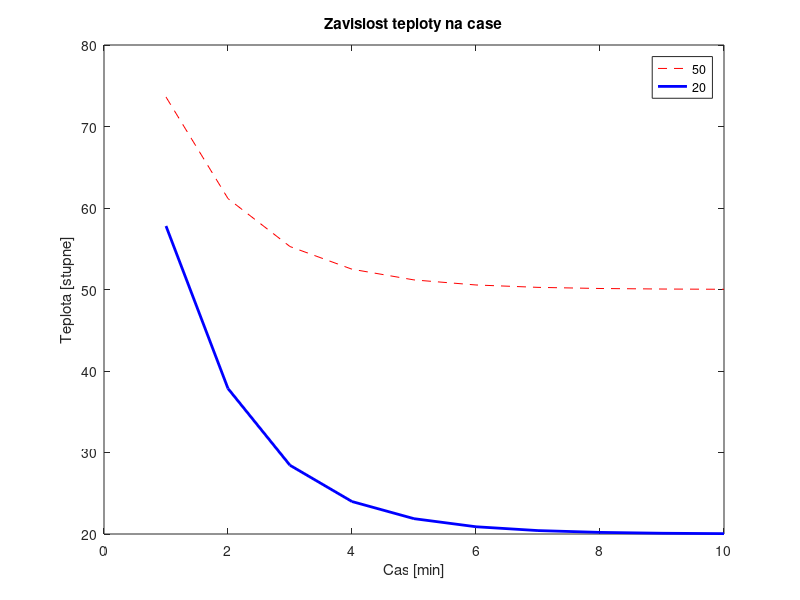
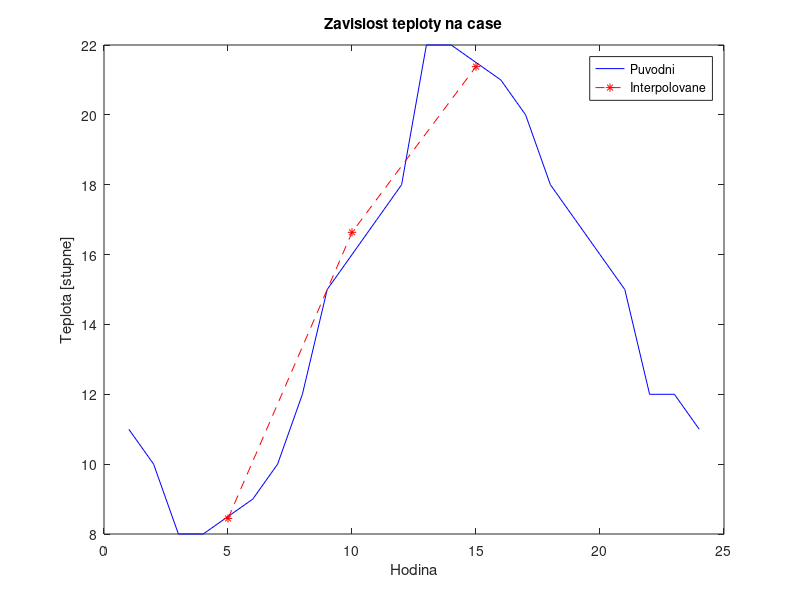

Reproduce these figures in MATLAB, in order. (Note: this script raises an error after producing the figures.)
%% PTV - Zápočet 21.12.2022 - Předtermín

% Úkoly vypracujte přímo do tohoto skriptu. Doporučuji si v průběhu práce
% úkoly, které již máte hotové, zakomentovat. 

%% 1. Práce s maticemi a logické indexování

% a) Vytvořte matici C o velikosti 5x5 obsahující čísla od jedné do 20ti. 

C = randi(20,5);

% b) Vytvořte matici A o velikosti 5x5 obsahující celá čísla od 1 do 25ti.

A = randi(25,5);

% c) Z matice C vyberte pouze prvky, které jsou větší než 10.

C1 = C(C>10)

% d) V matici C nahraďte prvky, které jsou menší než prvky na stejné pozici
% v matici A, nulou.

for i = 1:5
    for j = 1:5
        if C(i,j) < A(i,j)
            C(i,j) = 0;
        end
    end
end

C5 = C;
%% 2. Tvorba funkcí

% a) Vytvořte funkci pro výpočet obsahu nebo obvodu obdélníku.
% Vstupními parametry funkce budou: délky stran (a,b) a parametr určující 
% co funkce vypočítá - obvod ('O') nebo obsah ('S').
% Výstup bude jedna hodnota, dle toho, co si uživatel zvolí (nazvěte libovolně).
% Pozn. Funkci zapište sem do skritpu, nezakládejte nový skrip jak je jinak pro
% funkci samozřejmě nutné - při kontrole si překopíruji.


% test = rect(2, 3, 'S')
% function [out] = rect(a,b,co)
%     if co == 'O'
%         out = 2*a + 2*b;
%     elseif co == 'S'
%         out = a*b;
%     else
%         out = 'Nespravny vstup';
%     end
% end

%% 3. Výpočet fyzikální úlohy a tvorba grafů

% Pokud je objekt s počáteční teplotou T vložený do tekutiny s teplotou S, 
% dle Newtonova ochlazovacího zákona, dosáhne teploty Tt dle vzorce Tt=S+(T-S)*e^(-k*t), 
% kde k je konstanta závisející na vlastnostech objektu.
% 
% a) Naprogramujte výpočet závislosti Tt na čase, pro 1:10 minutu, při počáteční 
% teplotě objektu 100 stupňů a k=0.75 pro dvě různé teploty tekutiny (S): 50 a 20 stupňů.


Tt = zeros(1,10);
T = 100;
k = 0.75;
for i = 1:10
    Tt(i) = 50 + (T-50)*exp(-k*i);
end

Tt20 = zeros(1,10);
T = 100;
k = 0.75;
for i = 1:10
    Tt20(i) = 20 + (T-20)*exp(-k*i);
end

% b) Vykreslete graf pro každou z teplot různou barvou a různým typem čáry.
% Graf pro teplotu 50stupňů vykreslete červeně a čárkovaně, pro 20stupňů
% modře a plnou tlustou čarou. Přidejte legendu a popište osy.

figure(1);

plot(Tt,'r--');
hold on;
plot(Tt20,'b-','LineWidth',2);
hold off;

legend('50','20');
xlabel('Cas [min]');
ylabel('Teplota [stupne]');
title('Zavislost teploty na case');


%% 4. Interpolace dat
% a) Níže jsou data teplot změřených každou hodinu během dne. 
% V 5, 10, a 15 hodin data změřená nejsou.
% Za pomoci předdefinované funkce zjistěte (interpolujte) pravděpodobnou teplotu 
% v 5, 10 a 15 hodin.
% b) Data zobrazte v v grafu. Interpolované hodnoty a původní hodnoty barevně odliště.

hodina=[ 1 2 3 4 6 7 8 9 11 12 13 14 16 17 18 19 20 21 22 23 24];
teplota=[ 11 10 8 8 9 10 12 15 17 18 22 22 21 20 18 17 16 15 12 12 11];

in_hod = [5 10 15];
%in_temp = interp1(hodina,teplota,in_hod); % linear interpolation

s_temp = spline(hodina,teplota,in_hod); % cubic spline inerpolation

figure(2);
plot(hodina,teplota,'b-');
hold on;
plot(in_hod,s_temp,'r*--');
hold off;

legend('Puvodni','Interpolovane');
xlabel('Hodina');
ylabel('Teplota [stupne]');
title('Zavislost teploty na case');



%% 5. Práce s obrazy
% Načtěte obraz coins.png
% a) Zobrazte histogram obrazu

A = imread('coins.png');

figure(3);
imhist(A);

% b) Upravte histogram tak, aby byly v obraze využity všechny stupně šedi

B = histeq(A);

figure(4);
imhist(B);

figure(5);
subplot(1,2,1);
imshow(A);
subplot(1,2,2);
imshow(B);


% c) Jednoduchou metodou (funkce, logické indexování, aplikace) prahujte
% (segmentujte) obraz tak, abyste dosáhli toho, že budou mince bílé a
% pozadí černé (artefakty a nepřesnosti, např. bílé tečky v pozadí atd,
% neřešte).

C = B > 100; % 100 je prah pro segmentaci obrazu (mince jsou bile, pozadi cerne)

figure(6);
imshow(C);

